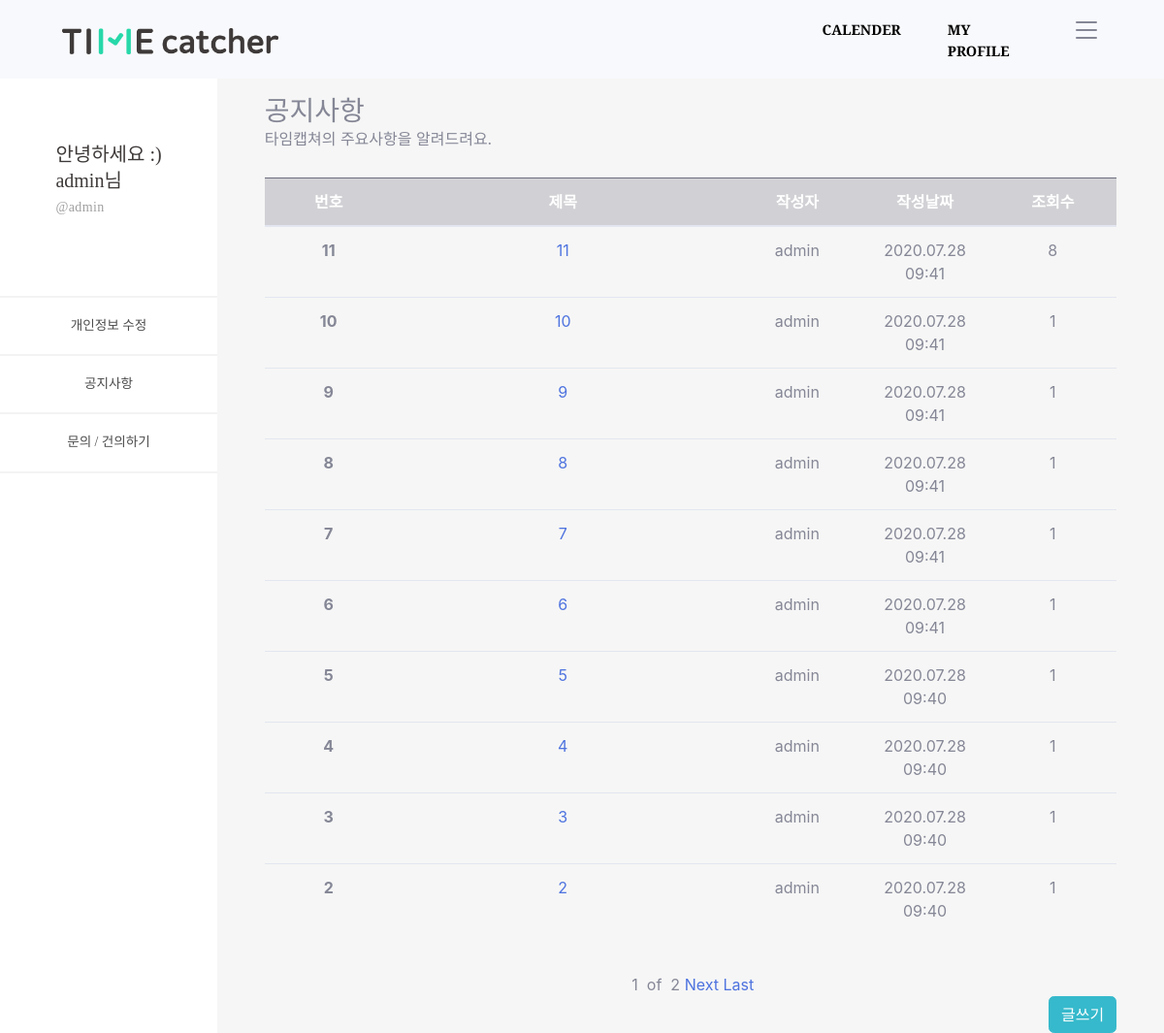
Before: /timeApp/notices/ (signed in) with the older database file.
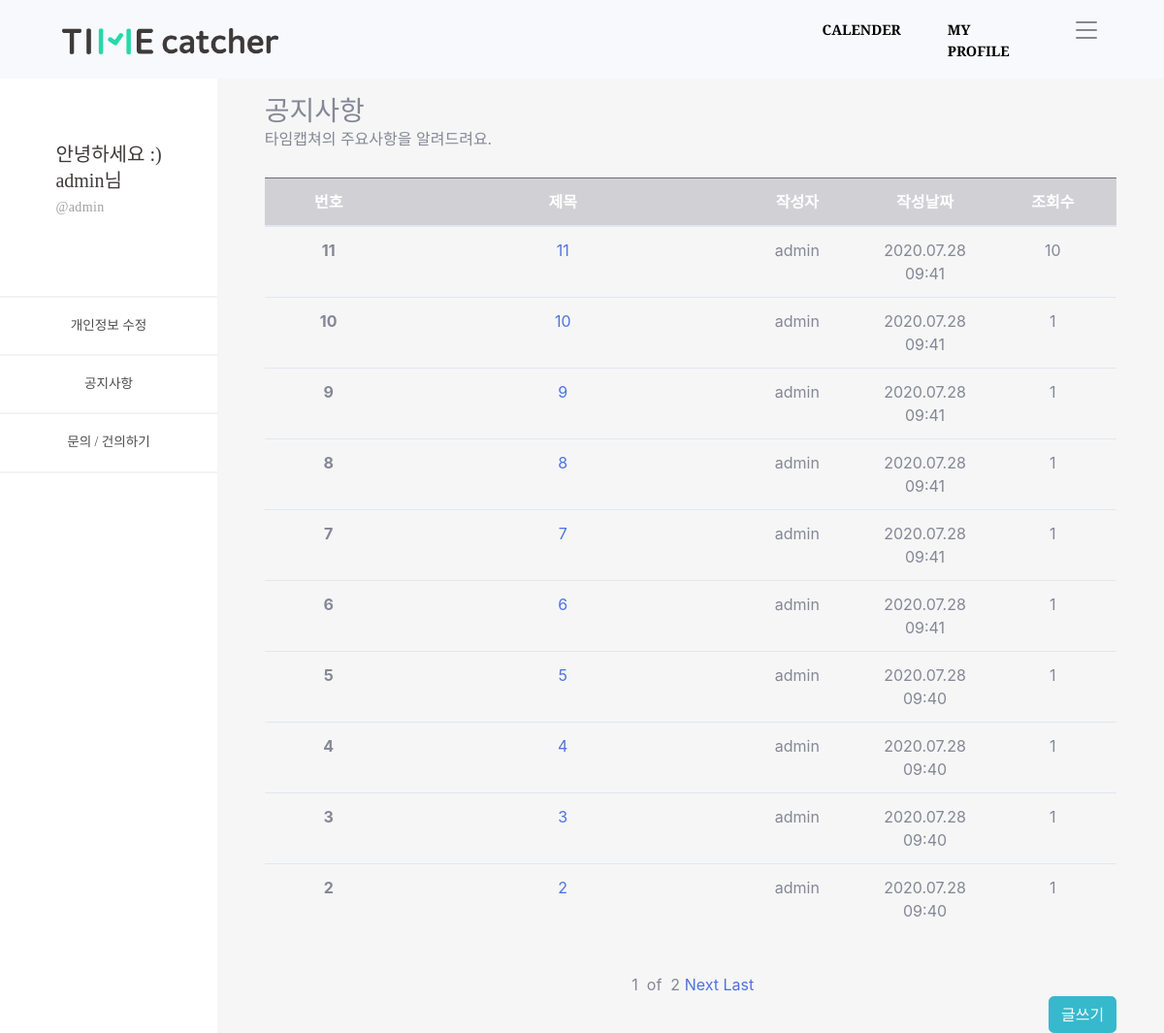
After: the same page with the newer database file.
### timeUser/models.py (models this page shows, shortened)
class Profile(models.Model):
    class Meta:
        verbose_name = 'Profile'
        verbose_name_plural = 'Profile'
    objects = models.Manager()
    user = models.OneToOneField(User, on_delete=models.CASCADE)
    nick = models.CharField(verbose_name='NickName', max_length=50, null=True, blank=True)
    birth_date = models.DateTimeField(null=True, blank=True)
    plan = models.IntegerField(default=0, null=True, blank=True)

### timeApp/models.py (models this page shows, shortened)
class Notices(models.Model):
    objects = models.Manager()
    n_user = models.ForeignKey(User, on_delete = models.CASCADE, null = True)
    n_title = models.CharField(max_length=100)
    n_body = models.TextField()
    n_hit = models.PositiveIntegerField(default=0)
    n_input_date = models.DateTimeField('date published', default=timezone.now)

### timeApp/views.py (the view)
# urls.py: path('notices/', views.notices, name='notices'),
def notices(request):
    notices = Notices.objects.all().order_by('-id')
    paginator = Paginator(notices,10)
    page = request.GET.get('page')
    notices_posts = paginator.get_page(page)
    conn_user = request.user # 현재 접속중인 user 정보를 가져와 conn_user에 넣는다.
    conn_profile = Profile.objects.get(user=conn_user) # Profile DB에서 접속 유저와 같은 데이터를 가져온다.
    context = {
        'id' : conn_user.username,
        'nick' : conn_profile.nick,
        'notices' : notices,
        'notices_posts' : notices_posts,
    }
    return render(request, 'notices.html', context=context)

### timeApp/templates/notices.html (shortened to what this page needs)
{% extends 'base_side.html' %}
{% load static %}
{% block content_side %}
<div id="content-wrapper" style="background-color: #f6f6f6;" class="d-flex justify-content-center">
  <div class="cantrion" style="margin-top: 10%; width: 90%;">
    <h3 class="mb-0">공지사항</h3>
    <div class="mb-1 text-muted">타임캡쳐의 주요사항을 알려드려요.</div>
    <br>
    <table class="table table-hover">
      <thead>
        <colgroup>
          <col style="width: 15%;">
          <col style="width: 40%;">
          <col style="width: 15%;">
          <col style="width: 15%;">
          <col style="width: 15%;">
        </colgroup>
        <tr class="text-center table-dark">
          <th scope="col">번호</th>
          <th scope="col">제목</th>
          <th scope="col">작성자</th>
          <th scope="col">작성날짜</th>
          <th scope="col">조회수</th>
        </tr>
      </thead>
      <tbody>
        {% for notice in notices_posts %}
        <tr class="text-center">
          <th scope="row">{{ notice.id }}</th>
          <td><a href="{% url 'notices_detail' notice.id %}">{{ notice.n_title }}</a></td>
          <td>{{ notice.n_user }}</td>
          <td>{{ notice.n_input_date | date:"Y.m.d h:i" }}</td>
          <td>{{ notice.n_hit }}</td>
        </tr>
        {% endfor %}
      </tbody>
    </table>
    <br>
    <div class="d-flex justify-content-center">
      <span>{{notices_posts.number}}</span>
      <span>&nbsp of &nbsp</span>
      <span>{{notices_posts.paginator.num_pages}}</span>
      {%if notices_posts.has_next%}
      <a href="?page={{notices_posts.next_page_number}}">Next&nbsp</a>
      <a href="?page={{notices_posts.paginator.num_pages}}">Last</a>
      {%endif%}
    </div>
    <div class="d-flex justify-content-end">
      <a href="{% url 'notices_create' %}" class="btn btn-info">글쓰기</a>
    </div>
  </div>
</div>
{% endblock %}

### timeProject/templates/base_side.html
{% extends 'base.html' %}
{% load static %}
{% block content %}
<div id="wrapper">
  <ul class="navbar-nav sidebar sidebar-dark accordion" id="accordionSidebar">
    <li class="nav-item active d-flex justify-content-center" style="margin-top: 65%; margin-bottom: 35%;">
      <div class="text-left">
        <a
          style="font-family: SDGtNeobUni-gEb; font-size: 20px; font-weight: normal; font-stretch: normal; font-style: normal; line-height: 1.35; letter-spacing: normal; text-align: left; color: #3e3a39;">안녕하세요
          :)</a>
        <br>
        <a
          style="font-family: SDGtNeobUni-gEb; font-size: 20px; font-weight: normal; font-stretch: normal; font-style: normal; line-height: 1.35; letter-spacing: normal; text-align: left; color: #3e3a39;">{{ nick }}님</a>
        <br>
        <a
          style=" font-family: SDGtNeobUni-bLt; font-size: 14px; font-weight: normal; font-stretch: normal; font-style: normal; line-height: 1.93; letter-spacing: normal; text-align: left; color: #a0a0a0; letter-spacing: 0.38px;">@{{ nick }}</a>
      </div>
    </li>
    <a>
      <hr style="border: solid 1px #f3f3f3;" class="mb-0 mt-0"></a>
    <li class="nav-item active">
      <a class="nav-link" href="{% url 'profile_update' %}" style="font-family: SDGtNeobUni-bLt;
              font-size: 14px;
              font-weight: normal;
              font-stretch: normal;
              font-style: normal;
              line-height: 1.93;
              letter-spacing: normal;
              text-align: left;
              color: #4c4c4c;">
        <span class="d-flex align-items-center justify-content-center">개인정보 수정</span></a>
    </li>
    <a>
      <hr style="border: solid 1px #f3f3f3;" class="mb-0 mt-0"></a>
    <li class="nav-item active">
      <a class="nav-link" href="{% url 'notices' %}" style="font-family: SDGtNeobUni-bLt;
              font-size: 14px;
              font-weight: normal;
              font-stretch: normal;
              font-style: normal;
              line-height: 1.93;
              letter-spacing: normal;
              text-align: left;
              color: #4c4c4c;">
        <span class="d-flex align-items-center justify-content-center">공지사항</span></a>
    </li>
    <a>
      <hr style="border: solid 1px #f3f3f3;" class="mb-0 mt-0"></a>
    <li class="nav-item active">
      <a class="nav-link" href="{% url 'customer' %}" style="font-family: SDGtNeobUni-bLt;
              font-size: 14px;
              font-weight: normal;
              font-stretch: normal;
              font-style: normal;
              line-height: 1.93;
              letter-spacing: normal;
              text-align: left;
              color: #4c4c4c;">
        <span class="d-flex align-items-center justify-content-center">문의 / 건의하기</span></a>
    </li>
    <a>
      <hr style="border: solid 1px #f3f3f3;" class="mb-0 mt-0"></a>
  </ul>
  {% block content_side %}
  {% endblock %}
</div>
{% endblock %}

### timeProject/templates/base.html (shortened to what this page needs)
{% load static %}
<!DOCTYPE html>
<html lang="ko">
<head>
  <link href="https://cdnjs.cloudflare.com/ajax/libs/magnific-popup.js/1.1.0/magnific-popup.min.css" rel="stylesheet" />
  <link href="{% static 'css/styles.css' %}?v=1.5" rel="stylesheet" />
  <link href="{% static 'css/sb-admin-2.min.css' %}?v=1.5" rel="stylesheet">
  <link href="https://stackpath.bootstrapcdn.com/font-awesome/4.7.0/css/font-awesome.min.css" rel="stylesheet"
>
</head>
<body>
  <nav class="navbar navbar-expand-lg navbar-light bg-light fixed-top py-3" id="mainNav">
    <a class="navbar-brand pl-5" href="{% url 'index' %}"><img src="{% static 'img/tc-logo.png' %}" alt="tc-logo.png"
        style="width: 30%;"></a>
    <div class="collapse navbar-collapse" id="navbarResponsive">
      <ul class="navbar-nav ml-auto my-2 my-lg-0">
        {% if user.is_authenticated %}
        <li class="nav-item"><a class="nav-link mt-1" href="{% url 'calender' %}">CALENDER</a></li>
        <li class="nav-item"><a class="nav-link mt-1" href="{% url 'mypage' %}">MY PROFILE</a></li>
        {% else %}
        <li class="nav-item"><a class="nav-link mt-1" href="{% url 'signin' %}">CALENDER</a></li>
        <li class="nav-item"><a class="nav-link mt-1" href="{% url 'signin' %}">MY PROFILE</a></li>
        {% endif %}
        <li class="nav-item">
          <a class="pr-5 ml-3" data-toggle="dropdown" aria-haspopup="true" aria-expanded="false">
          </a>
        </li>
      </ul>
    </div>
  </nav>
  {% block content %}
  {% endblock %}
</body>
</html>

Changed rows visible on the page:
changed Notices id 11: n_hit "8" → "10"
